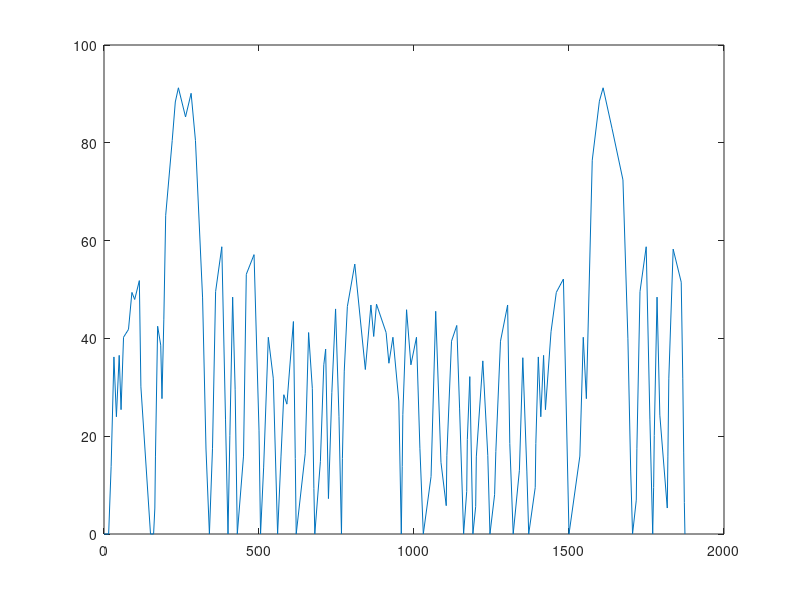
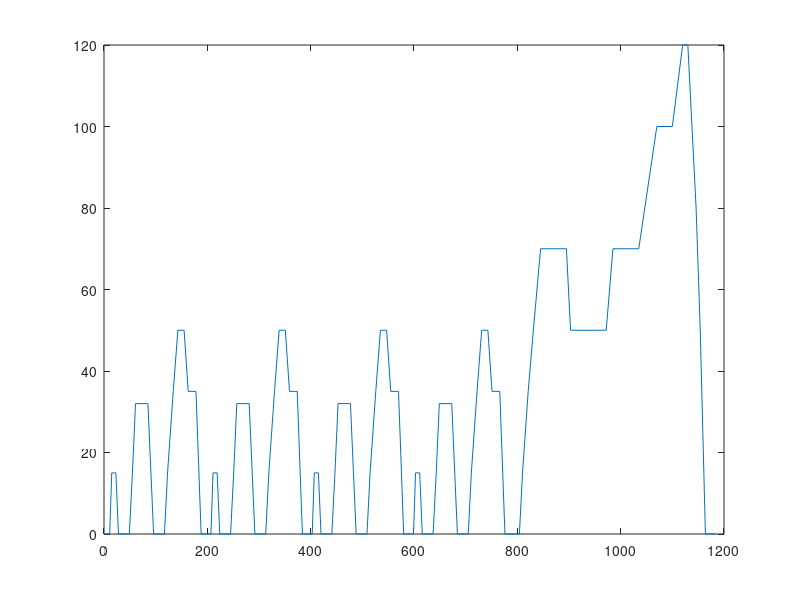

Write MATLAB code to recreate these figures, in order.
ftp75M = dlmread('data/ftp75_s_mph_reduced.txt','\t');
ftp75 = struct('seconds', ftp75M(:,1), 'kph', ftp75M(:,2));

% mph to kph
ftp75.kph = ftp75.kph.* 1.60934;
ftp75.time = 0.5* ((0+10) + (10-(0))*((2*ftp75.seconds - (1+1857))/(1857-(1))) ); 

nedcM = dlmread('data/nedc_s_kph.txt','\t');
nedc = struct('seconds', nedcM(:,1), 'kph', nedcM(:,2));
nedc.time = 0.5* ((0+10) + (10-(0))*((2*nedc.seconds - (0+1184))/(1184-(0))) ); 

accel = dlmread('data/accel.txt','\t');
accel = struct('seconds', accel(:,1), 'kph', accel(:,2));
accel.time = 0.5* ((0+10) + (10-(0))*((2*accel.seconds - (1+21))/(21-(1))) ); 

figure
title('FTP75 drive cycle');
xlabel('time (s)','FontSize',11)
ylabel('speed (km/h)','FontSize',11)
plot(ftp75.seconds, ftp75.kph)

figure
title('NEDC drive cycle');
xlabel('time (s)','FontSize',11)
ylabel('speed (km/h)','FontSize',11)
plot(nedc.seconds, nedc.kph)
